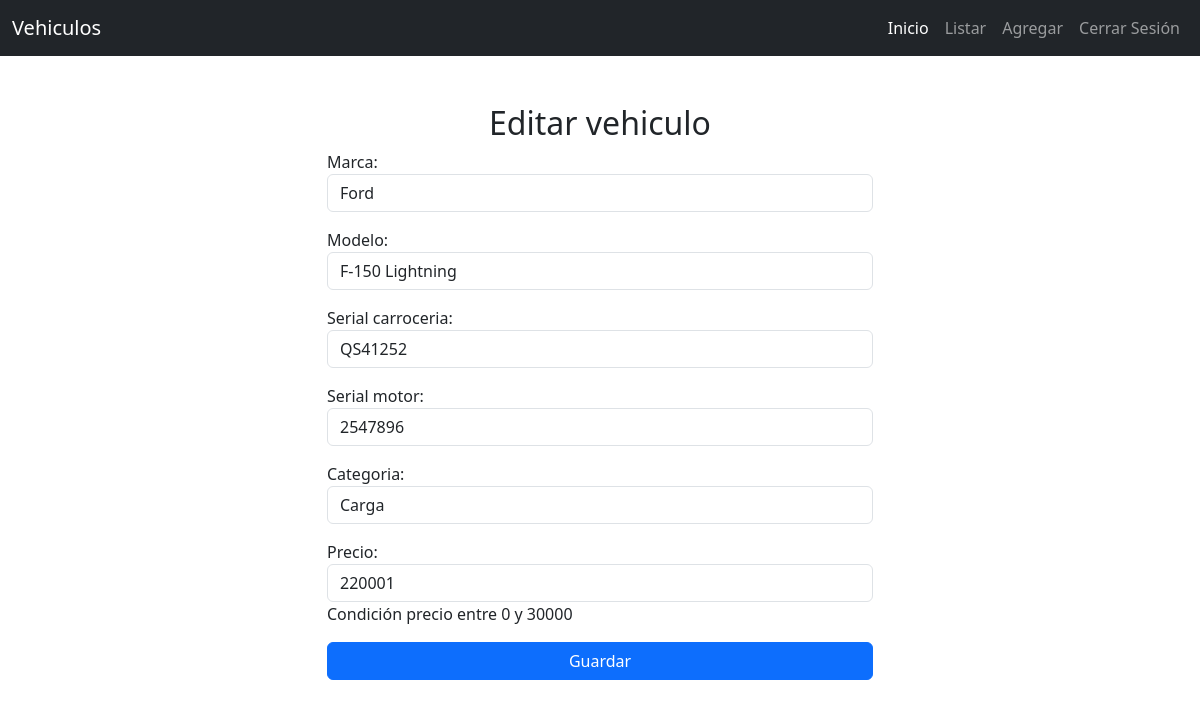
The page /editar_vehiculo/1 (signed in) on the database its author committed.
### vehiculo/models.py (models this page shows, shortened)
class Vehiculo(models.Model):
    MARCAS = [('Fiat','Fiat'),
              ('Chevrolet','Chevrolet'),
              ('Ford','Ford'),
              ('Toyota','Toyota'),
              ]
    CATEGORIAS = [('Particular','Particular'),
                  ('Transporte','Transporte'),
                  ('Carga','Carga'),
                  ]
    marca = models.CharField(max_length = 20, null = False, choices=MARCAS, default='Ford')
    modelo = models.CharField(max_length = 100, null = False)
    serial_carroceria = models.CharField(max_length = 50, null = False)
    serial_motor = models.CharField(max_length = 50, null = False)
    categoria = models.CharField(max_length = 20, null = False, choices=CATEGORIAS, default='Particular')
    precio = models.IntegerField(help_text = 'Condición precio entre 0 y 30000')
    fecha_creacion = models.DateTimeField(default=datetime.datetime.now())
    fecha_modificacion = models.DateTimeField(default=datetime.datetime.now())
    class Meta:
        verbose_name = 'Vehiculo'           #se modificó el modelo Book para que en el sitio admin se lea con este nick
        verbose_name_plural = 'Vehiculos'
        permissions = [
                ('vehiculo.view', 'Puede ver los vehiculos'),
                ('visualizar_catalogo','Puede ver lista de vehiculos'), #se le asigna automaticamente al registrarse
                ('can_add_vehiculo_model', 'Can add vehiculo model'),    #puede agregar los vehiculos  en el interfaz y en el administrador
                ('development', 'Permiso como Desarrollador'),
                ('scrum_master', 'Permiso como Scrum Master'),
                ('product_owner', 'Permiso como Product Owner')
            ]

### vehiculo/views.py (the view)
# urls.py: path('editar_vehiculo/<int:vehiculo_id>', editar_vehiculo, name='editar_vehiculo'), # registrando ruta para editar vehiculo
@login_required
@permission_required('vehiculo.can_add_vehiculo_model')
def editar_vehiculo(request, vehiculo_id):
    vehiculo = get_object_or_404(Vehiculo, pk = vehiculo_id) # obteniendo el vehiculo a editar en la db o status 404 not found
    if request.method == 'POST':
        form = VehiculoForm(request.POST, instance=vehiculo) # instancia del formulario con los datos del vehiculo a editar
        if form.is_valid(): # si el formulario es valido
            vehiculo = form.save() # guarda los datos en la base de datos #vehiculo = form.save(commit=False)
            vehiculo.fecha_modificacion = datetime.datetime.now()   #guarda la fecha de modificacion
            vehiculo.save()   #guarda los datos rn la base de datos
            messages.success(request,'vehiculo editado correctamente')
            return redirect('lista_vehiculos') # redirecciona a lista de libros
        else:  # si el formulario no es valido
            messages.error(request, 'Modifique los datos de ingreso, no se ha podido editar') # muestra un mensaje
            return HttpResponseRedirect(reverse('editar_vehiculo', args=[vehiculo.id])) # redirecciona a la pagina
    else: # si el metodo es GET
        form = VehiculoForm(instance=vehiculo) # instancia del formulario con los datos del vehiculo a editar
        return render(request, 'editar_vehiculo.html', {'form': form, 'vehiculo_id': vehiculo_id}) # renderiza la vista para editar el vehiculo

### vehiculo/templates/editar_vehiculo.html (shortened to what this page needs)
{% extends 'layout.html' %}
{% block content %}
    <section class="container mt-5">
        <h2 class="text-center">Editar vehiculo</h2>
        <div class="row justify-content-center">
            <div class="col-md-6">
                <form action="{% url 'editar_vehiculo' vehiculo_id=vehiculo_id %}" method="POST">
                    {{ form.as_p }}
                    <input type="submit" value="Guardar" class="btn btn-primary w-100">
                </form>
            </div>
        </div>
    </section>
{% endblock %}

### rows shown on the page
Vehiculo: marca "Ford", modelo "F-150 Lightning", serial_carroceria "QS41252", serial_motor "2547896", categoria "Carga", precio "220001"
